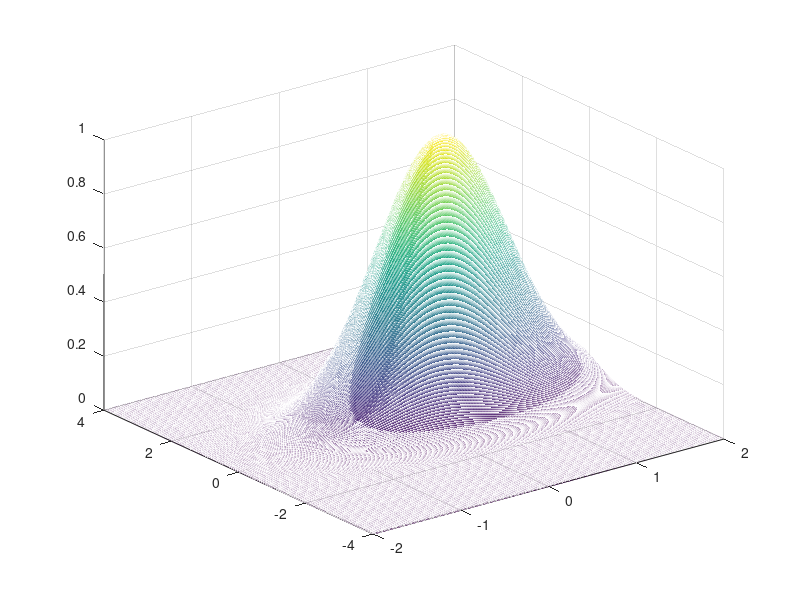

MATLAB code to generate this figure:
% Plot the function g : [-2, 2] X [-4, 4] -> R, g(x,y) = e^-( (x-1/2)^2 + (y-1/2)^2 )

[x, y] = meshgrid(-2 : 0.01 : 2, -4 : 0.01 : 4);
g = exp(-( (x-1/2).^2 + (y-1/2).^2) );
mesh(x, y, g)
